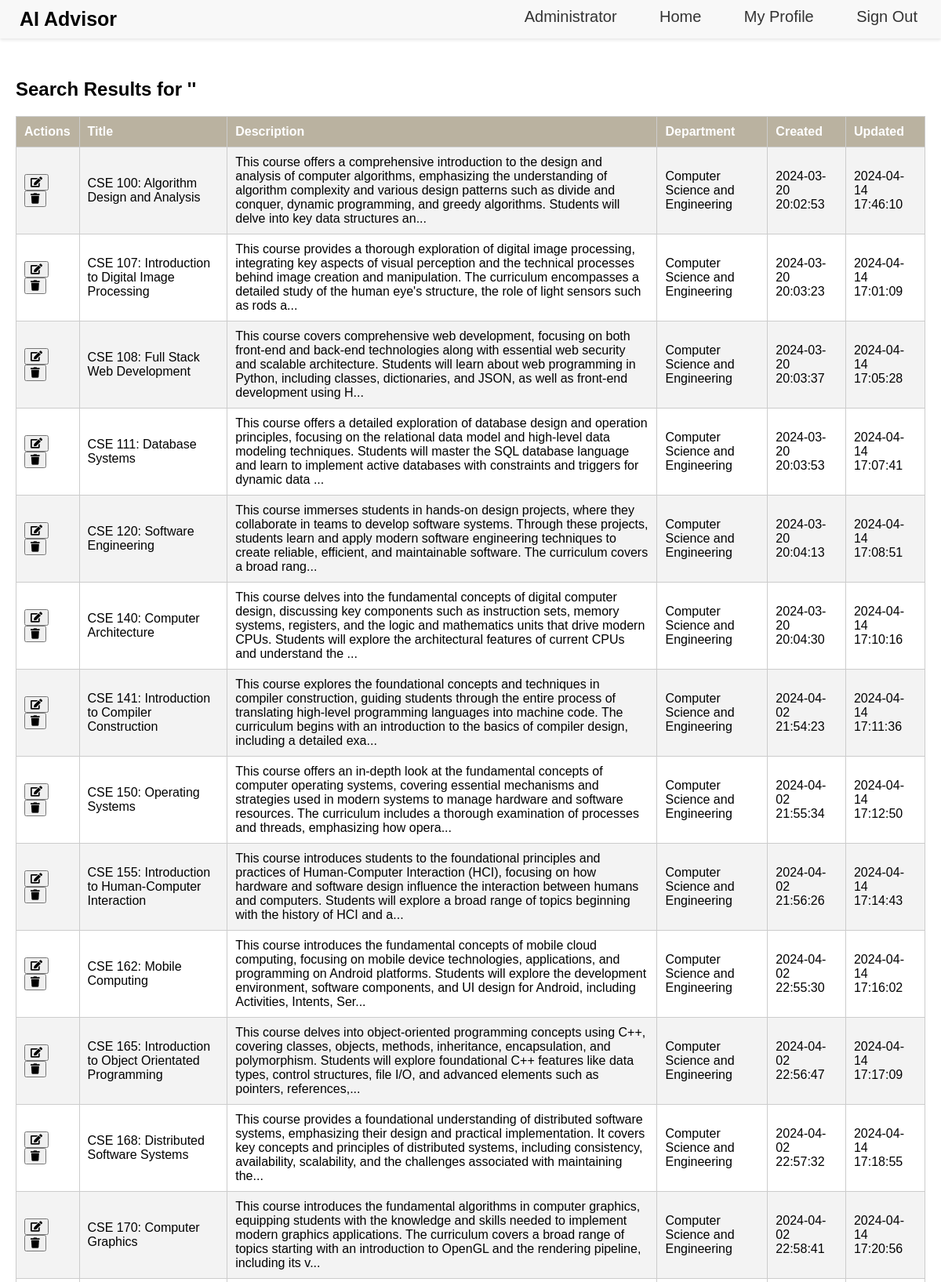
The app's page /search_results (signed in, upper part) with its own data.
### app/models/model.py (models this page shows, shortened)
class Course(db.Model):
    courseID = db.Column(db.Integer, primary_key=True)
    title = db.Column(db.String(255), nullable=False)
    description = db.Column(db.Text, nullable=False)
    department = db.Column(db.String(255), nullable=False)
    created = db.Column(db.DateTime, default=datetime.utcnow)
    updated = db.Column(db.DateTime, default=datetime.utcnow, onupdate=datetime.utcnow)

### app/routes/view.py (the view)
@view_blueprint.route('/search_results')
@login_required
def search_courses():
    search_term = request.args.get('search', '')
    matching_courses = Course.query.filter(Course.title.like(f'%{search_term}%')).all()
    return render_template('search_results.html', courses=matching_courses, search_term=search_term)

### app/templates/search_results.html (shortened to what this page needs)
{% extends 'base.html' %} {% block styleLogin %}
<link
  rel="stylesheet"
  href="{{ url_for('static', filename='css/styleAdmin.css') }}"
/>
<link
  rel="stylesheet"
  href="https://cdnjs.cloudflare.com/ajax/libs/font-awesome/5.15.1/css/all.min.css"
/>
{% endblock %} {% block content %}
<div class="admin-container">
  <h2>Search Results for '{{ search_term }}'</h2>
  {% if courses %}
  <table id="courseCatalogTable">
    <tr>
      <th>Actions</th>
      <th>Title</th>
      <th>Description</th>
      <th>Department</th>
      <th>Created</th>
      <th>Updated</th>
    </tr>
    {% for course in courses %}
    <tr id="courseRow{{ course.courseID }}">
      <td>
        <button onclick="editCourse('{{ course.courseID }}')">
          <i class="fas fa-edit"></i>
        </button>
        <button onclick="deleteCourse('{{ course.courseID }}')">
          <i class="fas fa-trash"></i>
        </button>
      </td>
      <td>{{ course.title }}</td>
      <td>
        {{ course.description[:300] }}{% if course.description|length > 300
        %}...{% endif %}
      </td>
      <td>{{ course.department }}</td>
      <td>{{ course.created.strftime('%Y-%m-%d %H:%M:%S') }}</td>
      <td>{{ course.updated.strftime('%Y-%m-%d %H:%M:%S') }}</td>
    </tr>
    {% endfor %}
  </table>
  {% else %}
  <div class="no-results">
    <p>No match. Please try a different search.</p>
  </div>
  {% endif %}
</div>
{% endblock %}

### app/templates/base.html (shortened to what this page needs)
<!DOCTYPE html>
<html lang="en">
  <head>
    <link
      rel="stylesheet"
      href="{{ url_for('static', filename='css/styleBase.css') }}"
    />
    {% block styleLogin %}{% endblock %}
  </head>
  <body>
    <header>
      <div class="app-name">AI Advisor</div>
      <nav class="navbar">
        <ul>
          {% if not hideNavigation %}
          <li><a href="/admin_page">Administrator</a></li>
          <li><a href="/home">Home</a></li>
          <li><a href="/myprofile">My Profile</a></li>
          <li><a href="/signout">Sign Out</a></li>
          {% endif %}
        </ul>
      </nav>
    </header>
    {% block content %}{% endblock content %}
  </body>
</html>

### app/static/css/styleBase.css (style rules this page uses)
body { margin: 0; font-family: Arial, sans-serif; }
header { background-color: #f8f8f8; box-shadow: 0 2px 4px rgba(0, 0, 0, 0.1); position: fixed; width: 100%; top: 0; left: 0; z-index: 1000; }
.app-name { float: left; padding: 10px 25px; font-size: 25px; font-weight: bold; }
.navbar ul { list-style-type: none; margin: 0; padding: 0; float: right; }
.navbar ul li { display: inline; margin-right: 10px; }
.navbar ul li a { font-size: 20px; text-decoration: none; padding: 10px 20px; display: inline-block; color: #333; }
header::after { content: ""; display: table; clear: both; }

### app/static/css/styleAdmin.css (style rules this page uses)
.admin-container { padding-top: 30px; padding: 20px; margin-top: 60px; }
#courseCatalogTable th, #prerequisitesTable th { background-color: #bab2a0; color: white; }
#courseCatalogTable, #prerequisitesTable { width: 100%; border-collapse: collapse; border-radius: 0 0 5px 5px; }
#courseCatalogTable th, #courseCatalogTable td, #prerequisitesTable th, #prerequisitesTable td { padding: 10px; border: 1px solid #ccc; text-align: left; }
#courseCatalogTable tr:nth-child(even), #prerequisitesTable tr:nth-child(even) { background-color: #f3f3f3; }
#courseCatalogTable tr, #prerequisitesTable tr { border-bottom: 1px solid #ddd; }

### records on screen
Course: title "CSE 100: Algorithm Design and Analysis", description "This course offers a comprehensive introduction to the design and analysis of computer algorithms, emphasizing the understanding of algorithm complexity and various design patterns such as divide and conquer, dynamic programming, and greedy algorithms. Students will delve into key data structures an", department "Computer Science and Engineering", created "2024-03-20 20:02:53", updated "2024-04-14 17:46:10"
Course: title "CSE 107: Introduction to Digital Image Processing", description "This course provides a thorough exploration of digital image processing, integrating key aspects of visual perception and the technical processes behind image creation and manipulation. The curriculum encompasses a detailed study of the human eye's structure, the role of light sensors such as rods a", department "Computer Science and Engineering", created "2024-03-20 20:03:23", updated "2024-04-14 17:01:09"
Course: title "CSE 108: Full Stack Web Development", description "This course covers comprehensive web development, focusing on both front-end and back-end technologies along with essential web security and scalable architecture. Students will learn about web programming in Python, including classes, dictionaries, and JSON, as well as front-end development using H", department "Computer Science and Engineering", created "2024-03-20 20:03:37", updated "2024-04-14 17:05:28"
Course: title "CSE 111: Database Systems", description "This course offers a detailed exploration of database design and operation principles, focusing on the relational data model and high-level data modeling techniques. Students will master the SQL database language and learn to implement active databases with constraints and triggers for dynamic data", department "Computer Science and Engineering", created "2024-03-20 20:03:53", updated "2024-04-14 17:07:41"
Course: title "CSE 120: Software Engineering", description "This course immerses students in hands-on design projects, where they collaborate in teams to develop software systems. Through these projects, students learn and apply modern software engineering techniques to create reliable, efficient, and maintainable software. The curriculum covers a broad rang", department "Computer Science and Engineering", created "2024-03-20 20:04:13", updated "2024-04-14 17:08:51"
Course: title "CSE 140: Computer Architecture", description "This course delves into the fundamental concepts of digital computer design, discussing key components such as instruction sets, memory systems, registers, and the logic and mathematics units that drive modern CPUs. Students will explore the architectural features of current CPUs and understand the", department "Computer Science and Engineering", created "2024-03-20 20:04:30", updated "2024-04-14 17:10:16"
Course: title "CSE 141: Introduction to Compiler Construction", description "This course explores the foundational concepts and techniques in compiler construction, guiding students through the entire process of translating high-level programming languages into machine code. The curriculum begins with an introduction to the basics of compiler design, including a detailed exa", department "Computer Science and Engineering", created "2024-04-02 21:54:23", updated "2024-04-14 17:11:36"
Course: title "CSE 150: Operating Systems", description "This course offers an in-depth look at the fundamental concepts of computer operating systems, covering essential mechanisms and strategies used in modern systems to manage hardware and software resources. The curriculum includes a thorough examination of processes and threads, emphasizing how opera", department "Computer Science and Engineering", created "2024-04-02 21:55:34", updated "2024-04-14 17:12:50"
Course: title "CSE 155: Introduction to Human-Computer Interaction", description "This course introduces students to the foundational principles and practices of Human-Computer Interaction (HCI), focusing on how hardware and software design influence the interaction between humans and computers. Students will explore a broad range of topics beginning with the history of HCI and a", department "Computer Science and Engineering", created "2024-04-02 21:56:26", updated "2024-04-14 17:14:43"
Course: title "CSE 162: Mobile Computing", description "This course introduces the fundamental concepts of mobile cloud computing, focusing on mobile device technologies, applications, and programming on Android platforms. Students will explore the development environment, software components, and UI design for Android, including Activities, Intents, Ser", department "Computer Science and Engineering", created "2024-04-02 22:55:30", updated "2024-04-14 17:16:02"
Course: title "CSE 165: Introduction to Object Orientated Programming", description "This course delves into object-oriented programming concepts using C++, covering classes, objects, methods, inheritance, encapsulation, and polymorphism. Students will explore foundational C++ features like data types, control structures, file I/O, and advanced elements such as pointers, references,", department "Computer Science and Engineering", created "2024-04-02 22:56:47", updated "2024-04-14 17:17:09"
Course: title "CSE 168: Distributed Software Systems", description "This course provides a foundational understanding of distributed software systems, emphasizing their design and practical implementation. It covers key concepts and principles of distributed systems, including consistency, availability, scalability, and the challenges associated with maintaining the", department "Computer Science and Engineering", created "2024-04-02 22:57:32", updated "2024-04-14 17:18:55"
Course: title "CSE 170: Computer Graphics", description "This course introduces the fundamental algorithms in computer graphics, equipping students with the knowledge and skills needed to implement modern graphics applications. The curriculum covers a broad range of topics starting with an introduction to OpenGL and the rendering pipeline, including its v", department "Computer Science and Engineering", created "2024-04-02 22:58:41", updated "2024-04-14 17:20:56"
